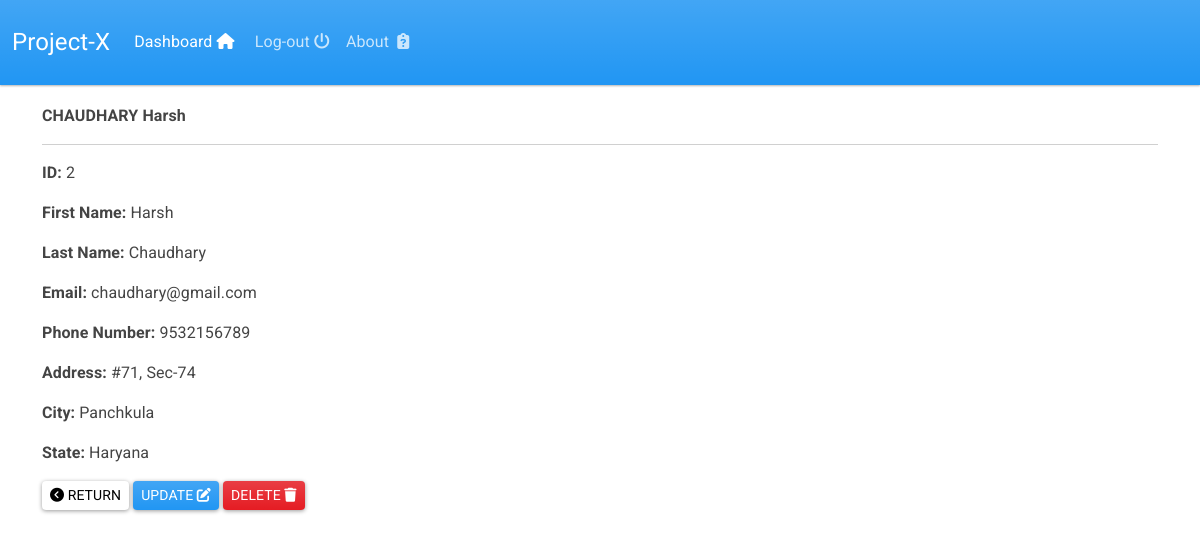
The page /record/2 (signed in) on the database its author committed.
### webapp/models.py (models this page shows, shortened)
class Record(models.Model):
    creation_date = models.DateTimeField(auto_now_add = True)
    first_name = models.CharField(max_length =50)
    last_name = models.CharField(max_length =50)
    email = models.EmailField(max_length =100)
    phone = models.CharField(max_length = 12)
    address = models.CharField(max_length=400)
    city = models.CharField(max_length=50)
    state = models.CharField(max_length = 50)

### webapp/views.py (the view)
# urls.py: path("record/<int:pk>", view_record, name="view-record"),
@login_required
def view_record(request, pk):
    record = Record.objects.filter(id=pk).first()
    return render(request, "webapp/view-record.html", context={"record": record})

### webapp/templates/webapp/view-record.html
{% extends 'webapp/base.html' %}
{% block content %}
    {% if record %}
        <strong>
            {{record.last_name | upper}}
            {{record.first_name}}
        </strong>
        <hr>
        <div class="card-body">
            <p><strong> ID: </strong> {{record.id}} </p>
            <p><strong> First Name: </strong> {{record.first_name}} </p>
            <p><strong> Last Name: </strong> {{record.last_name}} </p>
            <p><strong> Email: </strong> {{record.email}} </p>
            <p><strong> Phone Number: </strong> {{record.phone}} </p>
            <p><strong> Address: </strong> {{record.address}} </p>
            <p><strong> City: </strong> {{record.city}} </p>
            <p><strong> State: </strong> {{record.state}} </p>
        </div>
    {% else %}
        <h3>Sorry the record doesn't exist!</h3>
        <a href="{% url 'dashboard' %}">
            <h5>Please try again</h5>
        </a>
    {% endif %}
    <div>
        <a type="button" class="btn btn-secondary btn-sm" href="{% url 'dashboard' %}"><i class="fa-solid fa-circle-chevron-left"></i> Return</i></a>
        <a type="button" class="btn btn-primary btn-sm" href="{% url 'update-record' record.id %}">Update <i class="fa-solid fa-pen-to-square"></i></a>
        <a type="button" class="btn btn-danger btn-sm" href="{% url 'delete-record' record.id %}">Delete <i class="fa-solid fa-trash"></i></a>
    </div>
{% endblock %}

### rows shown on the page
Record: last_name "CHAUDHARY", first_name "Harsh", id "2", last_name "Chaudhary", email "chaudhary@gmail.com", phone "9532156789", address "#71, Sec-74", city "Panchkula", state "Haryana"
